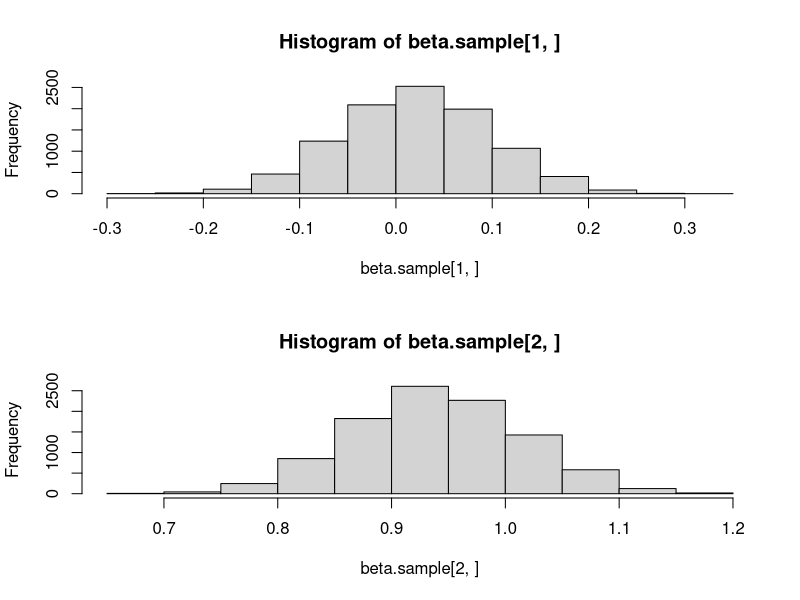
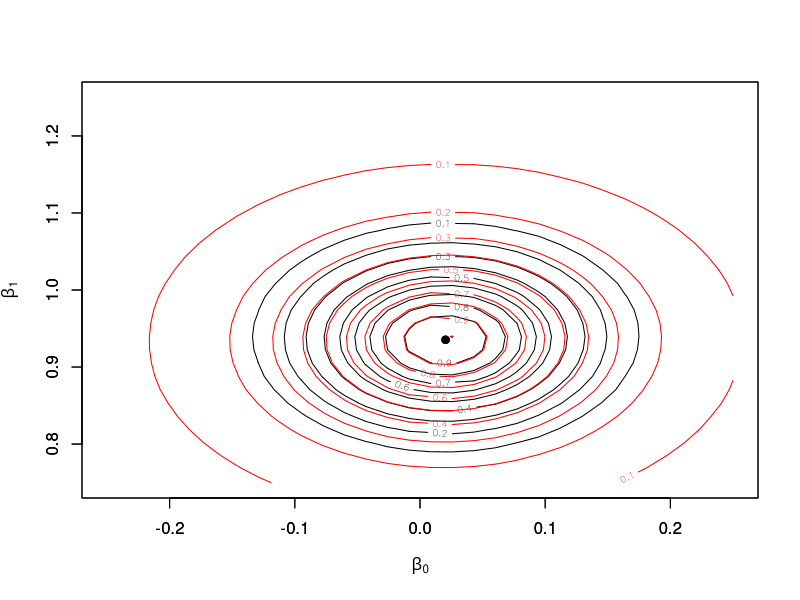
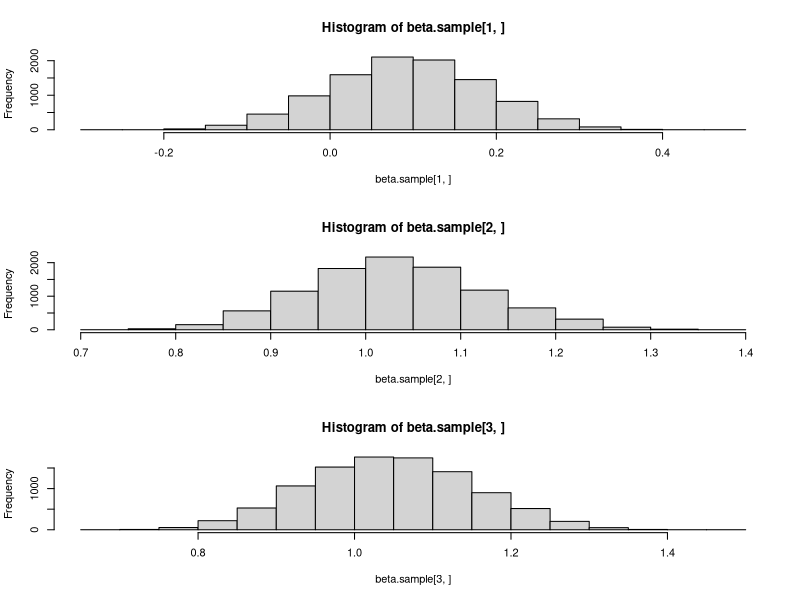
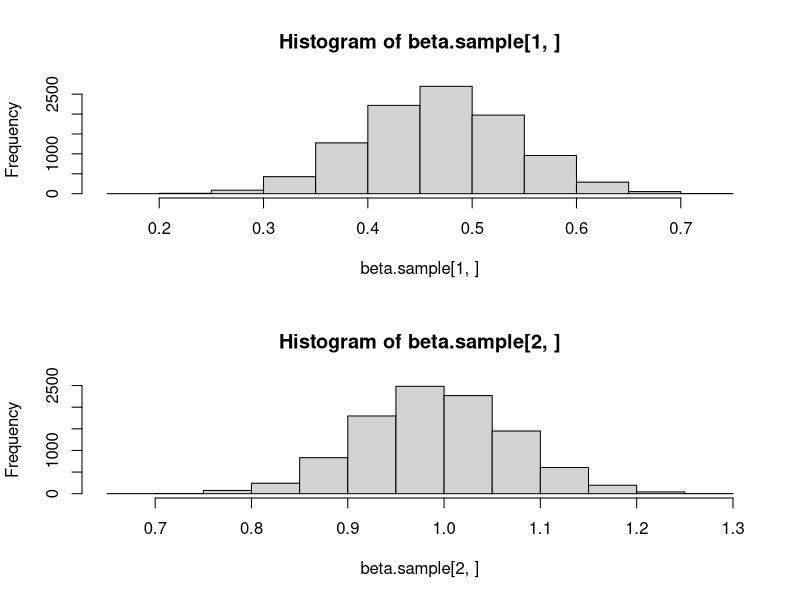

Write R code to recreate these figures, in order.
#Higher dimension for SIR Logit

lfbeta = function(beta,X,y){
# returns log-likelihood function of beta for logit regression model.
# beta is a p-vector of regression coefficients.
# X is nxp and includes a column of 1's if you want an intercept. 
# y is an n-vector of 0's and 1's. 
 mu = X %*% beta
 ltheta = ifelse(mu<200, mu-log(1+exp(mu)), 0)
 lmtheta = ifelse(mu<200, -log(1+exp(mu)), -mu)
 sum( y*ltheta + (1-y)*lmtheta)
 }

d1lfbeta = function(beta,X,y){
# evaluate first derivative of logit log-likelihood
 mu = c(X %*% beta)
 theta = exp(mu)/(1+exp(mu))
 #d1theta = theta - theta^2	#derivative of theta w.r.t mu
 #v = d1theta*(y-theta)/(theta*(1-theta))
 v = y - theta
 t(X) %*% v
 }


d2lfbeta = function(beta,X,y){
# evaluate pxp 2nd derivative matrix of logit log-likelihood
 mu = c(X %*% beta)
 theta = exp(mu)/(1+exp(mu))
 #d1theta = theta-theta^2
 #d2theta = 2*theta^3 - 3*theta^2 + theta	     #2nd derivative of theta wrt mu
 D = -diag(theta*(1-theta))
 t(X) %*% D %*% X
}



drawbeta = function(N, X, y,int=T, prnt=T){
# make N independent approximate posterior draws for beta based on a logit model
# model P(Y=1) = logit(X %*% beta)
# output is a pxN matrix with beta values as columns

# use glm to find MLE for beta:
p = dim(X)[2]
# check for intercept
if(int)
 beta0 = glm(y~X[,-1], family=binomial(logit))$coef
if(!int)
 beta0 = glm(y~ -1+X, family=binomial(logit))$coef
d2mat = d2lfbeta(beta0, X,y)

# Find inverse covariance matrix
Vinv = -d2mat/(p+1)
V = solve(Vinv)
rtV = t(chol(V))

# make 10 times as many candidate draws as requested.
N0 = 10*N
# generate a pxN0 matrix of candidate beta draws centered to have
# mode beta0 and scaled to have 2nd derivative matrix Vinv at the mode:
betavals1 = beta0 + rtV %*% matrix(rt(p*N0, 1),nrow=p)

# evaluate log likelihood and approximating mv-t density for each draw
lf = lf0 = rep(0,N0)
for(iter in 1:N0){
 if(prnt)
  if(iter/10000 == round(iter/10000)) cat(iter,", ")
 b = betavals1[,iter]
 lf[iter] = lfbeta(b,X,y)
 lf0[iter] = -((p+1)/2)*log(1+t(b-beta0)%*%Vinv%*%(b-beta0))
 }
 lr = lf-lf0
 r = exp(lr-max(lr))
# drop values where r==0
 N0 = sum(r>0)
 betavals1 = betavals1[,r>0]
 r = r[r>0]
 indx = sample(1:N0, N, prob=r, replace=F)
 if(p==1)
  out = betavals1[indx]
 if(p > 1)
  out = betavals1[,indx]
out}


## p=2 example:

n=1000
x = seq(-2,2,length.out=n)
X = cbind(1,x)
p=2

# beta = c(0,1)
theta0 = exp(x)/(1+exp(x))
y = rbinom(n,1,theta0)

beta.sample = drawbeta(10000, X,y)
par(mfrow=c(2,1))
hist(beta.sample[1,])
hist(beta.sample[2,])
par(mfrow=c(1,1))

out = glm(y~X[,-1], family=binomial(logit))
bhat = out$coef

apply(beta.sample, 1, mean)
apply(beta.sample, 1, sd)

summary(out)

# make contour plots
beta0vals = seq(-.25,.25,length.out=30)
beta1vals = seq(0.75,1.25,length.out=30)
d2mat = d2lfbeta(bhat,X,y)
Vinv = -d2mat/(p+1)
V= solve(Vinv)

lfbmat = matrix(0,ncol=30,nrow=30)
lf0mat = lfbmat
for(i in 1:30)
 for(j in 1:30){
  b = c(beta0vals[i],beta1vals[j])
  mu = beta0vals[i] + beta1vals[j]*x
  theta = exp(mu)/(1+exp(mu))
  lfbmat[i,j] = sum(y*log(theta) + (1-y)*log(1-theta))
  lf0mat[i,j] = -((p+1)/2)*log(1+t(b-bhat)%*%Vinv%*%(b-bhat))
  }

contour(beta0vals, beta1vals, exp(lfbmat-max(lfbmat)), xlab=expression(beta[0]),ylab=expression(beta[1]))
points(bhat[1],bhat[2], pch=19)
par(new=T)
contour(beta0vals, beta1vals, exp(lf0mat-max(lf0mat)),col="red")
points(bhat[1], bhat[2], pch=19)


## p=3 example

n=1000
p=3
x = seq(-2,2,length.out=n)
x2 = rnorm(n)

X = cbind(1,x,x2)

# beta = c(0,1,1)
theta0 = exp(x+x2)/(1+exp(x+x2))
y = rbinom(n,1,theta0)

out=glm(y~X[,-1], family=binomial(logit))
bhat = out$coef
summary(out)

beta.sample = drawbeta(10000, X,y)
apply(beta.sample,1,mean)
apply(beta.sample,1,sd)

par(mfrow=c(3,1))
hist(beta.sample[1,])
hist(beta.sample[2,])
hist(beta.sample[3,])


## Example with no intercept:
n=1000
x1 = runif(n, min=-2, max=2)
x2 = runif(n, min=-2, max=2)
X = cbind(x1,x2)
betaTrue <- c(.5,1)
theta0 = exp(X %*% betaTrue)/(1+exp(X %*% betaTrue))
y = rbinom(n,1,theta0)
beta.sample = drawbeta(10000, X,y, int=FALSE)
apply(beta.sample,1,mean)
apply(beta.sample,1,sd)

par(mfrow=c(2,1))
hist(beta.sample[1,])
hist(beta.sample[2,])








